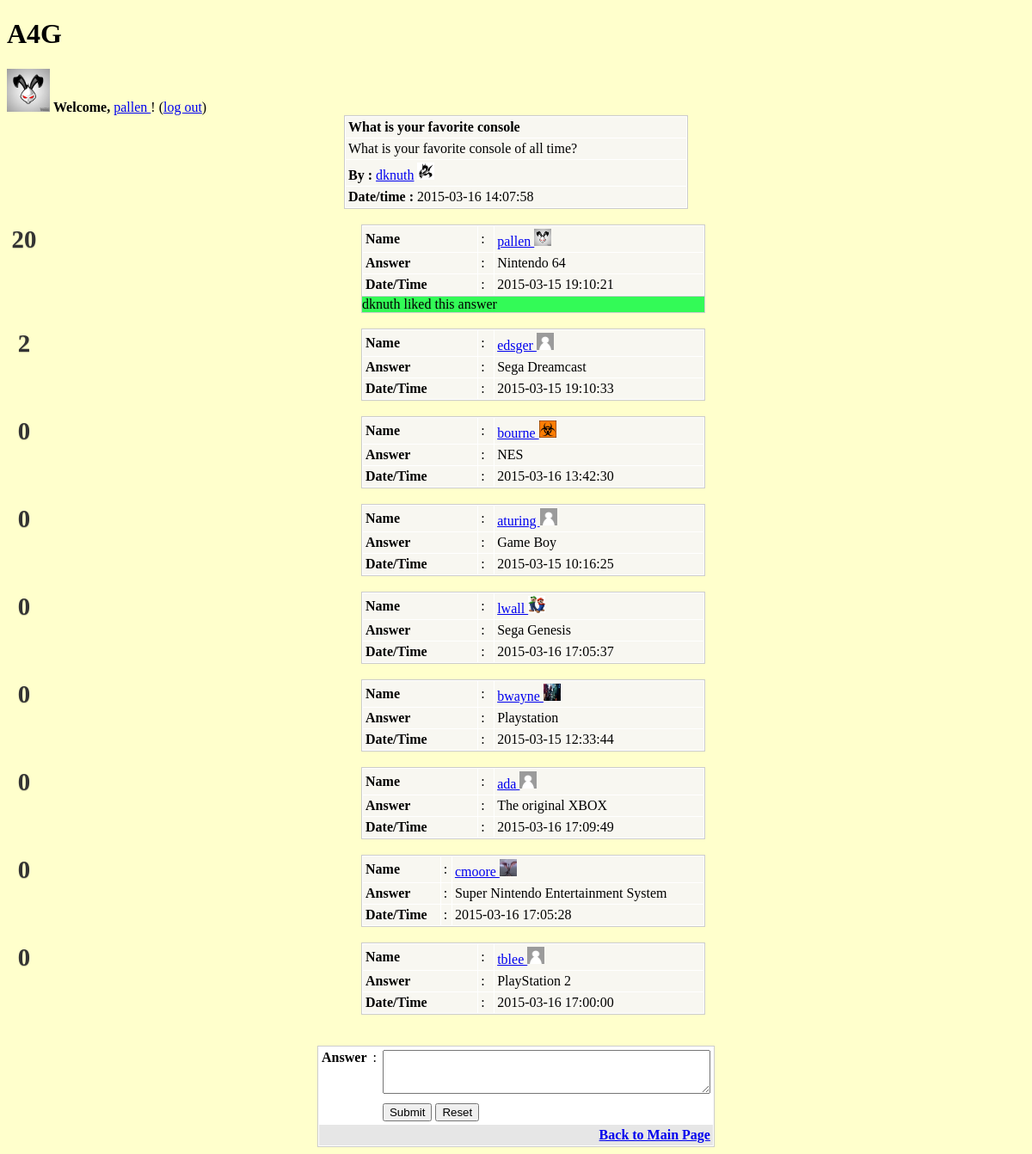
The page /view.php?id=1 (signed in) on the database its author committed.
### tables this page shows
CREATE TABLE IF NOT EXISTS `user` (
`id` int(4) NOT NULL,
  `username` varchar(30) NOT NULL,
  `password` varchar(30) NOT NULL,
  `picture` longtext NOT NULL
);

CREATE TABLE IF NOT EXISTS `question` (
  `u_id` int(4) NOT NULL,
`q_id` int(4) NOT NULL,
  `topic` varchar(255) NOT NULL,
  `detail` longtext NOT NULL,
  `datetime` timestamp NOT NULL DEFAULT '0000-00-00 00:00:00' ON UPDATE CURRENT_TIMESTAMP,
  `view` int(4) DEFAULT '0',
  `reply` int(4) DEFAULT '0',
  `value` int(5) NOT NULL DEFAULT '0'
);

CREATE TABLE IF NOT EXISTS `answer` (
  `user_id` int(4) NOT NULL,
  `question_id` int(4) NOT NULL,
`a_id` int(4) NOT NULL,
  `a_answer` longtext NOT NULL,
  `a_datetime` timestamp NOT NULL DEFAULT '0000-00-00 00:00:00',
  `vote` int(5) NOT NULL DEFAULT '0',
  `like` tinyint(1) NOT NULL DEFAULT '0'
);

### view.php (the view, shortened to what this page needs)
<?php
include_once "creds.php";
$tbl_name="question";
$tbl_name2="user";
$tbl_name3="answer";
$db = new mysqli($host, $user,$pw,$db_name);
$id=$_GET['id'];
$sql="SELECT * FROM `$tbl_name` WHERE `q_id` = $id";
$result=$db->query($sql) ;
$rows=mysqli_fetch_array($result);
?>
<!DOCTYPE html>
<html>
<head>
<link href="http://netdna.bootstrapcdn.com/font-awesome/3.2.1/css/font-awesome.min.css" rel="stylesheet">
<link rel="stylesheet" type="text/css" href="style.css">
</head>
<h1> A4G </h1>
<body>
<?php
	$uname = $_SESSION['username'];
	$sql1="SELECT id FROM `$tbl_name2` WHERE `username` =  '".$uname. "'";
	$results=$db->query($sql1);
	$row=mysqli_fetch_array($results);
	$sqlpic ="SELECT picture FROM `$tbl_name2` WHERE `username` = '".$uname. "'";
	$respic = $db->query($sqlpic);
	$rpic = mysqli_fetch_array($respic);
	if($rpic['picture'] == "" ){
		echo "<img width='50' height = '50' src='Pictures/default.png' alt='Default Profile Pic'>";
	}
	else{
		echo"<img width='50' height='50' src='Pictures/".$rpic['picture']."' alt=Profile Pic'>";
	}
?>
<td> <strong>Welcome, </strong> <a href="profile.php?id=<?php echo $row['id']; ?>" ><?=$_SESSION['username']?> </a> !  (<a href="index.php?action=logout">log out</a>)</td>
<table width="400" border="0" align="center" cellpadding="0" cellspacing="1" bgcolor="#CCCCCC">
<tr>
<td><table width="100%" border="0" cellpadding="3" cellspacing="1" bordercolor="1" bgcolor="#FFFFFF">
<tr>
<td bgcolor="#F8F7F1"><strong><?php echo $rows['topic']; ?></strong></td>
</tr>
<tr>
<td bgcolor="#F8F7F1"><?php echo $rows['detail']; ?></td>
</tr>
<tr>
<?php
$name = "Anon";
$number = $rows['u_id'];
$sqli="SELECT username FROM `$tbl_name2` WHERE `id`= $number";
$res=$db->query($sqli);
$row=mysqli_fetch_array($res);
if (isset($row)){
	$name=$row['username'];
}
?>
<td bgcolor="#F8F7F1"><strong>By :</strong> <a href="profile.php?id=<?php echo $rows['u_id']; ?>" ><?php echo $name; ?></a>
<?php
	$sqlpicture = "SELECT picture FROM `$tbl_name2` WHERE `id` =$number";
	$picres=$db->query($sqlpicture);
	$picrow=mysqli_fetch_array($picres);
	if($picrow['picture'] == "" ){
		echo "<img width='20' height = '20' src='Pictures/default.png' alt='Default Profile Pic'>";
	}
	else{
		echo"<img width='20' height='20' src='Pictures/".$picrow['picture']."' alt=Profile Pic'>";
	}
?>
</td>
</tr>
<tr>
<td bgcolor="#F8F7F1"><strong>Date/time : </strong><?php echo $rows['datetime']; ?></td>
</tr>
</table></td>
</tr>
</table>
<BR>
	<?php
$sql2="SELECT * FROM `$tbl_name3` WHERE `question_id` = $id  ORDER BY `like` DESC ";
$result2=$db->query($sql2);
while($rows=mysqli_fetch_array($result2)){
	?>
<table width="400" border="0" align="center" cellpadding="0" cellspacing="1" bgcolor="#CCCCCC">
<tr>
<td><table width="100%" border="0" cellpadding="3" cellspacing="1" bgcolor="#FFFFFF">
<tr>
<?php
$num = $rows['user_id'];
$sqli2="SELECT * FROM `$tbl_name2` WHERE `id`= $num";
$ress=$db->query($sqli2);
$roww=mysqli_fetch_array($ress);
if (isset($ress)){
$a_name=$roww['username'];
}
?>
<td bgcolor="#F8F7F1"><strong>Name</strong></td>
<td bgcolor="#F8F7F1">:</td>
<td bgcolor="#F8F7F1"><a href="profile.php?id=<?php echo $roww['id']; ?>"> <?php echo $a_name; ?> </a>
<?php
	$sqlpicture = "SELECT picture FROM `$tbl_name2` WHERE `id` =$num";
	$picres=$db->query($sqlpicture);
	$picrow=mysqli_fetch_array($picres);
	if($picrow['picture'] == "" ){
		echo "<img width='20' height = '20' src='Pictures/default.png' alt='Default Profile Pic'>";
	}
	else{
		echo"<img width='20' height='20' src='Pictures/".$picrow['picture']."' alt=Profile Pic'>";
	}
?>
</td>
</tr>
<form method="post"id="like_form" action="like.php">
<tr>
<td bgcolor="#F8F7F1"><strong>Answer</strong></td>
<td bgcolor="#F8F7F1">:</td>
<td bgcolor="#F8F7F1"><?php echo $rows['a_answer']; ?></td>
</tr>
<tr>
<td bgcolor="#F8F7F1"><strong>Date/Time</strong></td>
<td bgcolor="#F8F7F1">:</td>
<td bgcolor="#F8F7F1"><?php echo $rows['a_datetime']; ?></td>
</tr>
</table></td>
</tr>
<div class="item" data-postid="<?php echo $rows['a_id']; ?>" data-score="<?php echo $rows['vote']; ?>">
<div class = "vote-span">
	<div class="vote-score"><?php echo $rows['vote']; ?></div>
</div>
</div>
<?php
if($rows['like'] == 1){ ?>
<tr>
<td bgcolor="#33fa57"><?php echo $name; ?> liked this answer</td>
</tr>
<?php
}
?>
</table></td>
</table><br></form>
<?php
}
?>
<BR>
	<table width="400" border="0" align="center" cellpadding="0" cellspacing="1" bgcolor="#CCCCCC">
<tr>
<form name="form1" method="post" action="add_answer.php">
<td>
<table width="100%" border="0" cellpadding="3" cellspacing="1" bgcolor="#FFFFFF">
<tr>
<td valign="top"><strong>Answer</strong></td>
<td valign="top">:</td>
<td><textarea name="a_answer" cols="45" rows="3" id="a_answer"></textarea></td>
</tr>
<tr>
<td>&nbsp;</td>
<td><input name="id" type="hidden" value="<?php echo $id; ?>"></td>
<td><input type="submit" name="Submit" value="Submit"> <input type="reset" name="Submit2" value="Reset"></td>
</tr>
<tr>
<td colspan="5" align="right" bgcolor="#E6E6E6"><a href="index.php"><strong>Back to Main Page</strong> </a></td>
</tr>
</table>
</td>
</form>
</tr>
</table>
</body>
</html>

### style.css (style rules this page uses)
.vote-span { width: 40px; float: left; margin: 1px 0; }
.vote, .vote-score { clear: both; text-shadow: 0 1px 1px rgba(0, 0, 0, 0.2); cursor: pointer; text-align: center; color: #333; font-size: 1.8em; font-weight: bold; }
.vote-score { cursor: text; }
body { background-color: #FFFFCC; }
h1 { color: : #3333CC; }

### rows shown on the page
user: picture (picture)
question: topic "What is your favorite console", detail "What is your favorite console of all time?", datetime "2015-03-16 14:07:58"
user: username "dknuth", picture (picture)
answer: user.username "pallen", user.picture (picture), a_answer "Nintendo 64", a_datetime "2015-03-15 19:10:21", vote "20"
answer: user.username "edsger", a_answer "Sega Dreamcast", a_datetime "2015-03-15 19:10:33", vote "2"
answer: user.username "bourne", user.picture (picture), a_answer "NES", a_datetime "2015-03-16 13:42:30", vote "0"
answer: user.username "aturing", a_answer "Game Boy", a_datetime "2015-03-15 10:16:25", vote "0"
answer: user.username "lwall", user.picture (picture), a_answer "Sega Genesis", a_datetime "2015-03-16 17:05:37", vote "0"
answer: user.username "bwayne", user.picture (picture), a_answer "Playstation", a_datetime "2015-03-15 12:33:44", vote "0"
answer: user.username "ada", a_answer "The original XBOX", a_datetime "2015-03-16 17:09:49", vote "0"
answer: user.username "cmoore", user.picture (picture), a_answer "Super Nintendo Entertainment System", a_datetime "2015-03-16 17:05:28", vote "0"
answer: user.username "tblee", a_answer "PlayStation 2", a_datetime "2015-03-16 17:00:00", vote "0"

### other values the page prints
$_SESSION['username'] "pallen"
